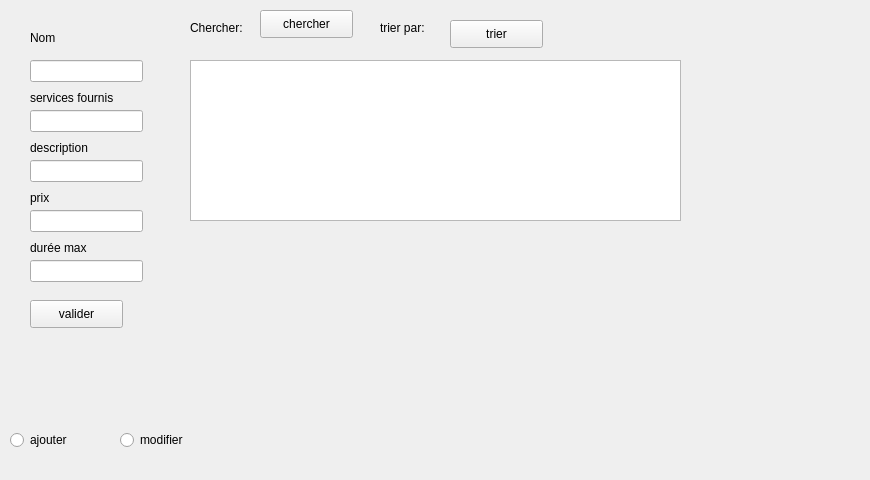
     <widget class="QWidget" name="page_5">
      <widget class="QLabel" name="label_34">
       <property name="geometry">
        <rect>
         <x>660</x>
         <y>260</y>
         <width>201</width>
         <height>191</height>
        </rect>
       </property>
       <property name="text">
        <string/>
       </property>
       <property name="pixmap">
        <pixmap>../logo/logo.png</pixmap>
       </property>
      </widget>
      <widget class="QWidget" name="widget_7" native="true">
       <property name="geometry">
        <rect>
         <x>0</x>
         <y>420</y>
         <width>241</width>
         <height>51</height>
        </rect>
       </property>
       <widget class="QRadioButton" name="radioButton_3">
        <property name="geometry">
         <rect>
          <x>10</x>
          <y>10</y>
          <width>97</width>
          <height>20</height>
         </rect>
        </property>
        <property name="text">
         <string>ajouter</string>
        </property>
       </widget>
       <widget class="QRadioButton" name="radioButton_4">
        <property name="geometry">
         <rect>
          <x>120</x>
          <y>10</y>
          <width>97</width>
          <height>20</height>
         </rect>
        </property>
        <property name="text">
         <string>modifier</string>
        </property>
       </widget>
      </widget>
      <widget class="QWidget" name="widget_8" native="true">
       <property name="geometry">
        <rect>
         <x>20</x>
         <y>10</y>
         <width>141</width>
         <height>411</height>
        </rect>
       </property>
       <widget class="QLabel" name="label_39">
        <property name="geometry">
         <rect>
          <x>10</x>
          <y>20</y>
          <width>91</width>
          <height>16</height>
         </rect>
        </property>
        <property name="text">
         <string>Nom</string>
        </property>
       </widget>
       <widget class="QLineEdit" name="lineEdit_10">
        <property name="geometry">
         <rect>
          <x>10</x>
          <y>50</y>
          <width>113</width>
          <height>22</height>
         </rect>
        </property>
       </widget>
       <widget class="QLabel" name="label_40">
        <property name="geometry">
         <rect>
          <x>10</x>
          <y>80</y>
          <width>101</width>
          <height>16</height>
         </rect>
        </property>
        <property name="text">
         <string>services fournis</string>
        </property>
       </widget>
       <widget class="QLineEdit" name="lineEdit_11">
        <property name="geometry">
         <rect>
          <x>10</x>
          <y>100</y>
          <width>113</width>
          <height>22</height>
         </rect>
        </property>
       </widget>
       <widget class="QLabel" name="label_42">
        <property name="geometry">
         <rect>
          <x>10</x>
          <y>130</y>
          <width>71</width>
          <height>16</height>
         </rect>
        </property>
        <property name="text">
         <string>description</string>
        </property>
       </widget>
       <widget class="QLineEdit" name="lineEdit_12">
        <property name="geometry">
         <rect>
          <x>10</x>
          <y>150</y>
          <width>113</width>
          <height>22</height>
         </rect>
        </property>
       </widget>
       <widget class="QLabel" name="label_43">
        <property name="geometry">
         <rect>
          <x>10</x>
          <y>180</y>
          <width>56</width>
          <height>16</height>
         </rect>
        </property>
        <property name="text">
         <string>prix</string>
        </property>
       </widget>
       <widget class="QLineEdit" name="lineEdit_13">
        <property name="geometry">
         <rect>
          <x>10</x>
          <y>200</y>
          <width>113</width>
          <height>22</height>
         </rect>
        </property>
       </widget>
       <widget class="QLabel" name="label_44">
        <property name="geometry">
         <rect>
          <x>10</x>
          <y>230</y>
          <width>81</width>
          <height>16</height>
         </rect>
        </property>
        <property name="text">
         <string>durée max</string>
        </property>
       </widget>
       <widget class="QLineEdit" name="lineEdit_14">
        <property name="geometry">
         <rect>
          <x>10</x>
          <y>250</y>
          <width>113</width>
          <height>22</height>
         </rect>
        </property>
       </widget>
       <widget class="QPushButton" name="pushButton_39">
        <property name="geometry">
         <rect>
          <x>10</x>
          <y>290</y>
          <width>93</width>
          <height>28</height>
         </rect>
        </property>
        <property name="text">
         <string>valider</string>
        </property>
       </widget>
      </widget>
      <widget class="QTextEdit" name="textEdit_6">
       <property name="geometry">
        <rect>
         <x>190</x>
         <y>60</y>
         <width>491</width>
         <height>161</height>
        </rect>
       </property>
      </widget>
      <widget class="QLabel" name="label_Chercherpatients_2">
       <property name="geometry">
        <rect>
         <x>190</x>
         <y>20</y>
         <width>61</width>
         <height>16</height>
        </rect>
       </property>
       <property name="text">
        <string>Chercher:</string>
       </property>
      </widget>
      <widget class="QPushButton" name="pushButton_62">
       <property name="geometry">
        <rect>
         <x>260</x>
         <y>10</y>
         <width>93</width>
         <height>28</height>
        </rect>
       </property>
       <property name="text">
        <string>chercher</string>
       </property>
      </widget>
      <widget class="QLabel" name="label_83">
       <property name="geometry">
        <rect>
         <x>380</x>
         <y>20</y>
         <width>56</width>
         <height>16</height>
        </rect>
       </property>
       <property name="text">
        <string>trier par:</string>
       </property>
      </widget>
      <widget class="QPushButton" name="pushButton_63">
       <property name="geometry">
        <rect>
         <x>450</x>
         <y>20</y>
         <width>93</width>
         <height>28</height>
        </rect>
       </property>
       <property name="text">
        <string>trier</string>
       </property>
      </widget>
     </widget>
